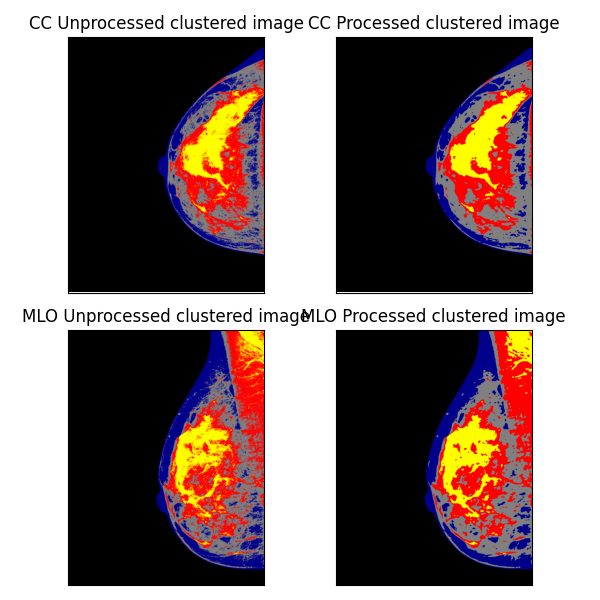
#> input picture Clustering_images.png, 600 x 600 px
$ python -i periphery.py   (imports and definitions only)
#> lines starting #> are read from the running program, lines starting #| are printed output that depends on the picture; after the words box and inside, x2 and y2 are one past the last pixel; in counts of white or black regions, pixels touching at a corner belong together
import numpy as np
from skimage import filters, morphology, measure

def separate_periphery(image):
    """
    Extract the breast peripheral area mask and its
    contour using thresholding and morphological cleanup.
    """
    otsu_thresh = filters.threshold_otsu(image)
    bpa_otsu = image > otsu_thresh
    mean_intensity = image[bpa_otsu].mean()
    bpa_threshold = image > mean_intensity
    bpa_combined = np.logical_or(bpa_otsu, bpa_threshold)
    bpa_filled = morphology.remove_small_holes(bpa_combined, max_size=64)
    footprint = morphology.footprint_rectangle((3, 3))
    bpa_dilated = morphology.dilation(bpa_filled, footprint)

    labeled_bpa = measure.label(bpa_dilated)
    regions = measure.regionprops(labeled_bpa)

    largest_region = max(regions, key=lambda r: r.area)

    bpa_final = np.zeros_like(bpa_combined)
    bpa_final[labeled_bpa == largest_region.label] = 1

    pb = measure.find_contours(bpa_final, 0.5)[0]
    return bpa_final, pb

>>> import cv2
>>> picture = cv2.imread('../../Clustering_images.png', cv2.IMREAD_GRAYSCALE)
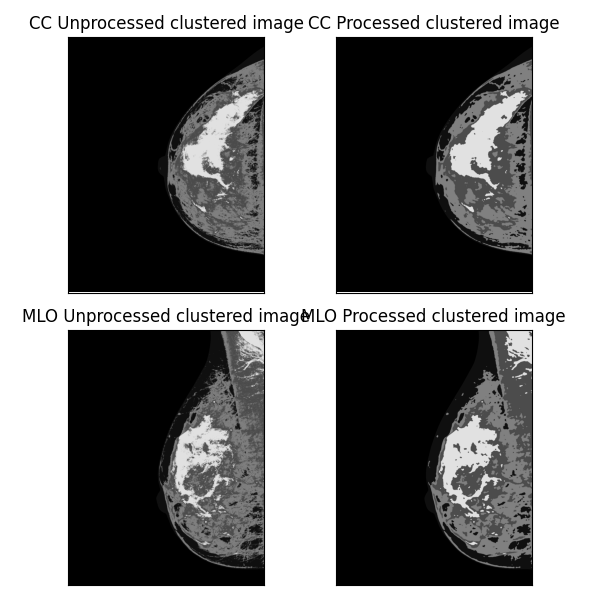
#> picture: shape (600, 600); min 0, max 255, mean 129.5
>>> result = separate_periphery(picture)
#> in separate_periphery, `otsu_thresh = filters.threshold_otsu(image)`: otsu_thresh = 138
#> in separate_periphery, `bpa_otsu = image > otsu_thresh`:
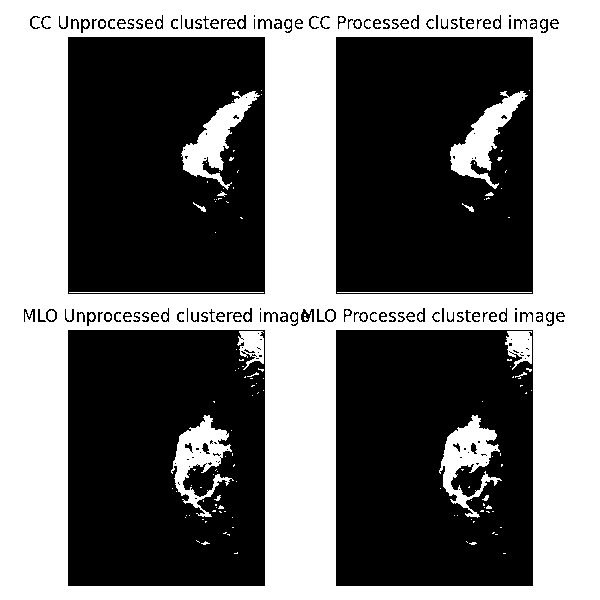
#> bpa_otsu: shape (600, 600) bool; 46.2% white; 170 white regions (132 under 20 px), largest, box (x1, y1, x2, y2) and area: (0, 0, 600, 600) 152837, (439, 415, 502, 518) 2583, (450, 91, 528, 189) 2536
#> in separate_periphery, `mean_intensity = image[bpa_otsu].mean()`: mean_intensity = 250.6
#> in separate_periphery, `bpa_threshold = image > mean_intensity`:
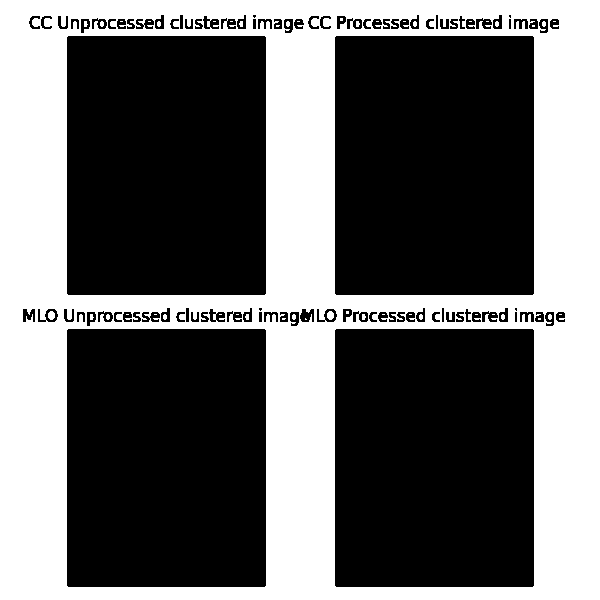
#> bpa_threshold: shape (600, 600) bool; 41.1% white; 47 white regions (28 under 20 px), largest, box (x1, y1, x2, y2) and area: (0, 0, 600, 600) 147310, (48, 311, 55, 320) 51, (327, 311, 334, 320) 51
#> (the run stopped early here; a loop or call above may not have finished)

$ run again, on MLO_peripheral_area.png
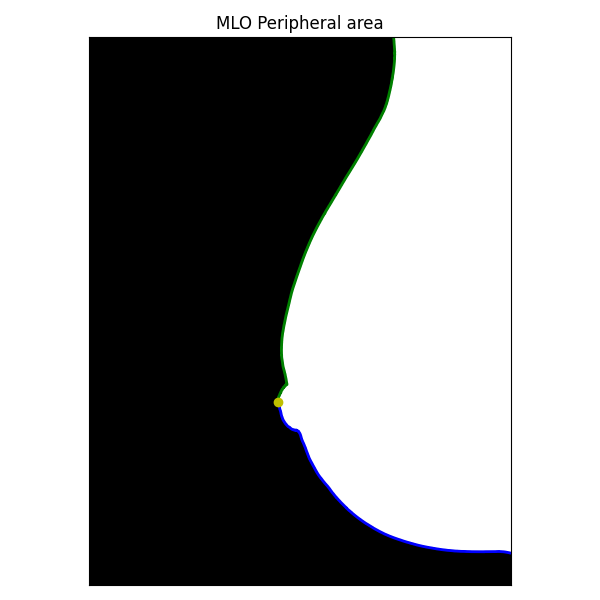
#> input picture MLO_peripheral_area.png, 600 x 600 px
#> otsu_thresh = 127
#> in separate_periphery, `bpa_otsu = image > otsu_thresh`:
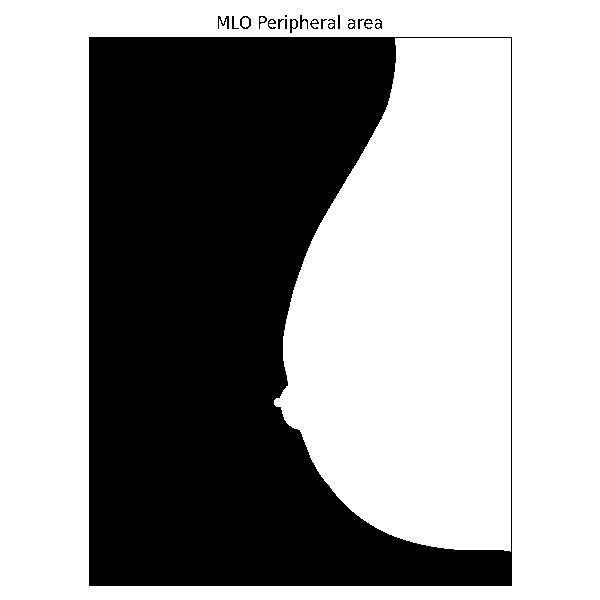
#> bpa_otsu: shape (600, 600) bool; 60.8% white; 19 black regions (1 under 20 px), largest, box (x1, y1, x2, y2) and area: (89, 37, 512, 586) 140337, (218, 16, 229, 29) 66, (240, 16, 251, 29) 58
#> mean_intensity = 254.6
#> in separate_periphery, `bpa_threshold = image > mean_intensity`:
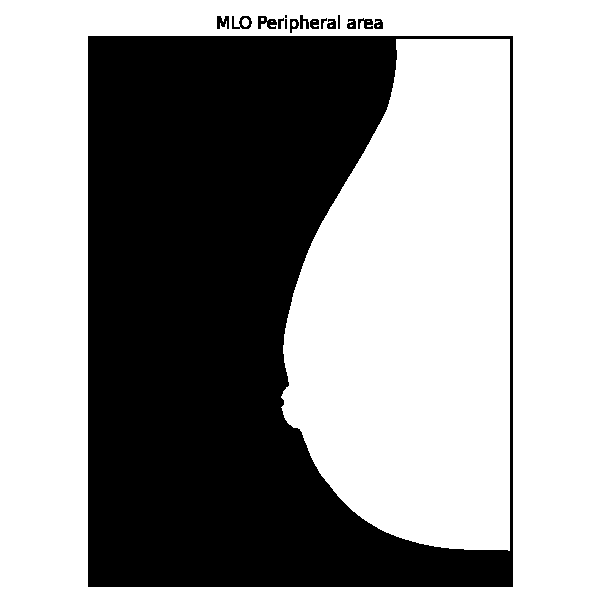
#> bpa_threshold: shape (600, 600) bool; 59.9% white; 16 black regions (1 under 20 px), largest, box (x1, y1, x2, y2) and area: (88, 36, 513, 587) 143460, (258, 16, 277, 29) 148, (232, 16, 252, 29) 124
